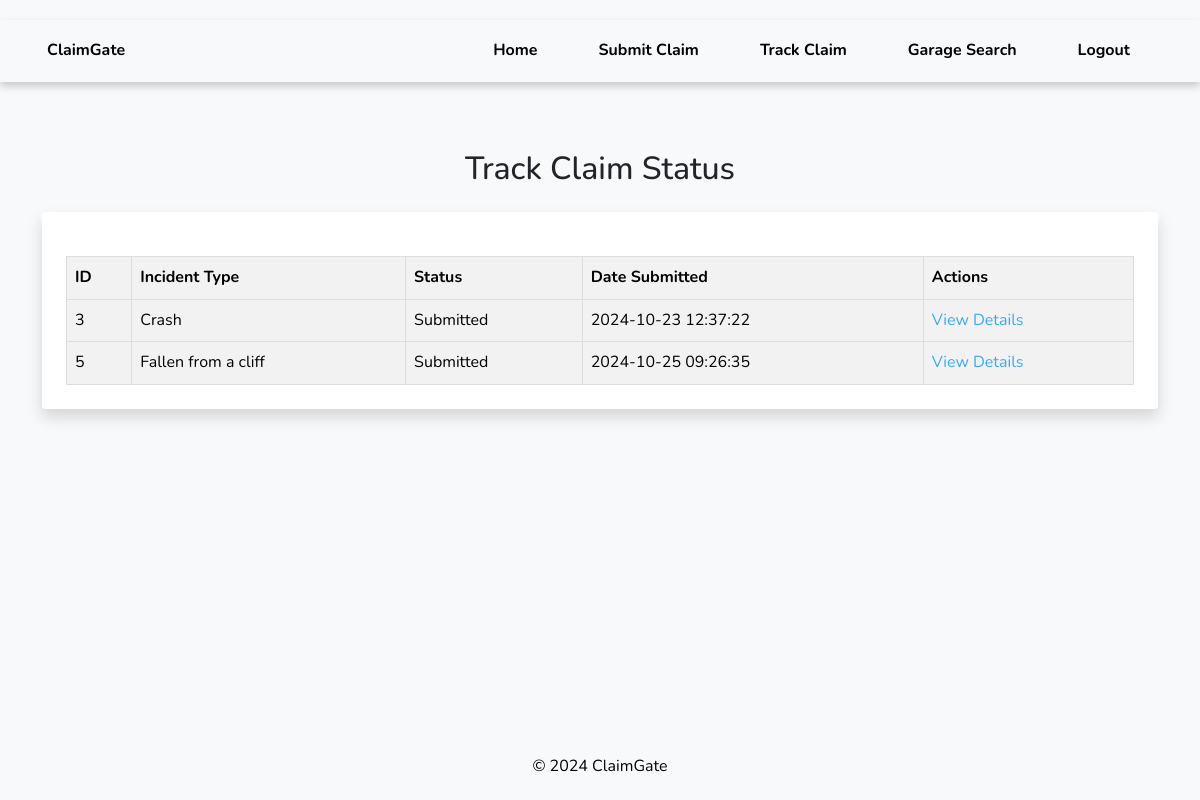
The app's page /views/track_claim.php (signed in) with its own data.
### tables this page shows
CREATE TABLE IF NOT EXISTS `claims` (
  `id` int NOT NULL AUTO_INCREMENT,
  `policyholder_name` varchar(255) NOT NULL,
  `incident_type` varchar(255) NOT NULL,
  `description` text NOT NULL,
  `insurance_certificate` varchar(255) NOT NULL,
  `driving_license` varchar(255) NOT NULL,
  `log_book` varchar(255) NOT NULL,
  `police_report` varchar(255) NOT NULL,
  `damage_estimate` varchar(255) DEFAULT NULL,
  `third_party_name` varchar(255) DEFAULT NULL,
  `third_party_info` text,
  `claim_file` varchar(255) NOT NULL,
  `status` varchar(50) DEFAULT 'Submitted',
  `date_submitted` datetime DEFAULT CURRENT_TIMESTAMP,
  `user_id` int NOT NULL,
  PRIMARY KEY (`id`)
);

### controllers/ClaimController.php (called while the page is built, shortened)
<?php
class ClaimController {
    private $pdo;
    public function __construct($pdo) {
        $this->pdo = $pdo;
    }
    public function getClaim($userId) {
        $stmt = $this->pdo->prepare("
            SELECT * FROM claims WHERE user_id = :user_id
        ");
        $stmt->execute(['user_id' => $userId]);
        $claim = $stmt->fetch(PDO::FETCH_ASSOC);
        if ($claim) {
            $timelineStmt = $this->pdo->prepare("
                SELECT date, description, completed FROM claim_timeline WHERE claim_id = :claim_id ORDER BY date ASC
            ");
            $timelineStmt->execute(['claim_id' => $claim['id']]);
            $claim['timeline'] = $timelineStmt->fetchAll(PDO::FETCH_ASSOC);
        }
        return $claim;
    }
      public function getClaimsByUser($userId) {
        $stmt = $this->pdo->prepare("
            SELECT * FROM claims WHERE user_id = :user_id
        ");
        $stmt->execute(['user_id' => $userId]);
        return $stmt->fetchAll(PDO::FETCH_ASSOC);
    }
}
?>

### views/track_claim.php (the view, shortened to what this page needs)
<?php
require '../config/db.php';
require '../controllers/ClaimController.php';
$controller = new ClaimController($pdo);
$claim = $controller->getClaim($_SESSION['user_id']);
$claims = $controller->getClaimsByUser($_SESSION['user_id']);
?>
<!DOCTYPE html>
<html lang="en">
<head>
    <link href="https://cdn.jsdelivr.net/npm/bootstrap@5.1.3/dist/css/bootstrap.min.css" rel="stylesheet">
    <link href="vendor/fontawesome-free/css/all.min.css" rel="stylesheet" type="text/css">
    <link rel="stylesheet" href="../css/styles.css">
</head>
<body class="bg-light">
<header>
        <nav class="navbar navbar-expand-lg">
            <div class="container-fluid">
                <a class="navbar-brand" href="#">ClaimGate</a>
                <div class="collapse navbar-collapse" id="navbarNav">
                    <ul class="navbar-nav ms-auto">
                        <li class="nav-item">
                            <a class="nav-link" href="index.php">Home</a>
                        </li>
                        <li class="nav-item">
                            <a class="nav-link" href="submit_claim.php">Submit Claim</a>
                        </li>
                        <li class="nav-item">
                            <a class="nav-link" href="track_claim.php">Track Claim</a>
                        </li>
                        <li class="nav-item">
                            <a class="nav-link" href="garage_search.php">Garage Search</a>
                        </li>
                        <li class="nav-item">
                            <a class="nav-link" href="../controllers/AuthController.php?action=logout">Logout</a>
                        </li>
                    </ul>
                </div>
            </div>
        </nav>
    </header>
    <div class="container mt-5">
        <h2 class="mb-4 text-center text-dark">Track Claim Status</h2>
        <div class="claim-timeline bg-white p-4 rounded shadow">
            	<div class="row gx-5 gx-xl-10">
										<div class="container">
											<table border="1">
												<thead>
													<tr >
														<th class="text-black">ID</th>
														<th class="text-black">Incident Type</th>
														<th class="text-black">Status</th>
														<th class="text-black">Date Submitted</th>
														<th class="text-black">Actions</th>
													</tr>
												</thead>
												<tbody>
													<?php foreach ($claims as $claim): ?>
														<tr>
															<td><?php echo htmlspecialchars($claim['id']); ?></td>
															<td><?php echo htmlspecialchars($claim['incident_type']); ?></td>
															<td><?php echo htmlspecialchars($claim['status']); ?></td>
															<td><?php echo htmlspecialchars($claim['date_submitted']); ?></td>
															<td>
																<a href="claim_detail.php?id=<?php echo $claim['id']; ?>">View Details</a>
															</td>
														</tr>
													<?php endforeach; ?>
												</tbody>
											</table>
										</div>
									</div>
        </div>
    </div>
    <footer class="footer">
        <div class="container">
            <p class="mb-0">&copy; 2024 ClaimGate</p>
        </div>
    </footer>
</body>
</html>

### css/styles.css (style rules this page uses)
:root { --secondary-color: #f8f9fa; --accent-color: #3ba8f5; --text-color: #000; --border-radius: 5px; --table-bg-color: #f2f2f2; --font-family-sans-serif: "Nunito", -apple-system, BlinkMacSystemFont, "Segoe UI", Roboto, "Helvetica Neue", Arial, sans-serif, "Apple Color Emoji", "Segoe UI Emoji", "Segoe UI Symbol", "Noto Color Emoji"; --font-family-monospace: SFMono-Regular, Menlo, Monaco, Consolas, "Liberation Mono", "Courier New", monospace; }
body { font-family: 'Nunito', sans-serif; margin: 0; padding: 0; background-color: var(--secondary-color); color: var(--text-color); line-height: 1.6; display: flex; min-height: 100vh; flex-direction: column; }
h1, h2, h3 { color: var(--primary-color); margin-bottom: 10px; }
a { color: var(--accent-color); text-decoration: none; }
table { width: 100%; border-collapse: collapse; margin-top: 20px; background-color: var(--table-bg-color); }
th, td { border: 1px solid #ddd; padding: 8px; text-align: left; }
th { background-color: var(--primary-color); color: white; }
header { background-color: var(--primary-color); color: white; padding: 20px 0; text-align: center; }
nav ul { list-style: none; padding: 0; margin: 0; text-align: center; }
nav li { display: inline-block; margin: 0 15px; }
nav a { color: white; text-decoration: none; padding: 10px 15px; border-radius: var(--border-radius); transition: background-color 0.3s ease; }
footer { background-color: #f2f2f2; color: black; text-align: center; padding: 20px 0; margin-top: auto; }

### views/track_claim.php (style rules this page uses)
body { font-family: 'Nunito', sans-serif; }
.navbar { box-shadow: 0 4px 8px rgba(0, 0, 0, 0.2); padding: 10px 20px; }
.navbar a { color: #333333; font-size: 16px; font-weight: bold; text-decoration: none; margin-right: 15px; }
.navbar-brand { font-weight: bold; font-size: 1.5rem; color: black !important; }
.nav-link { color: black !important; transition: color 0.3s; }
.footer { text-align: center; padding: 20px; background-color: #f8f9fa; color: black; position: relative; bottom: 0; width: 100%; }

### records on screen
claims: id "3", incident_type "Crash", status "Submitted", date_submitted "2024-10-23 12:37:22"
claims: id "5", incident_type "Fallen from a cliff", status "Submitted", date_submitted "2024-10-25 09:26:35"
